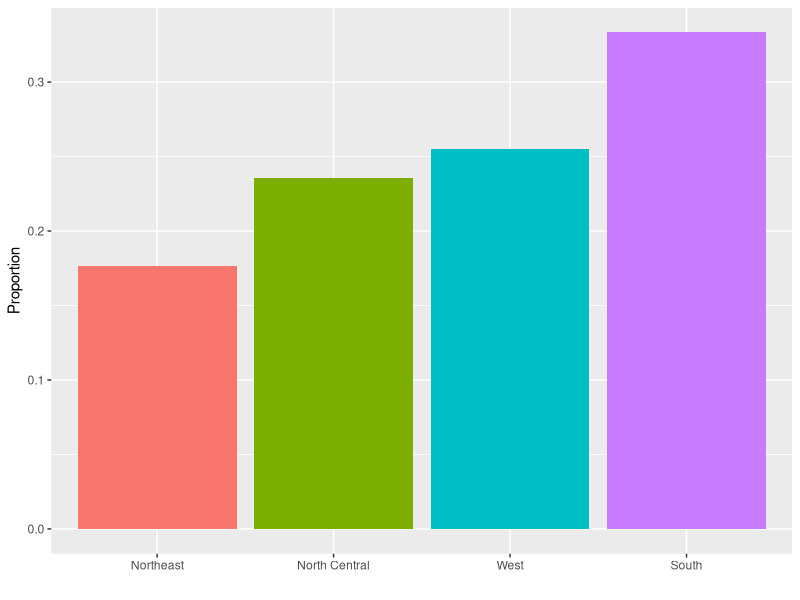
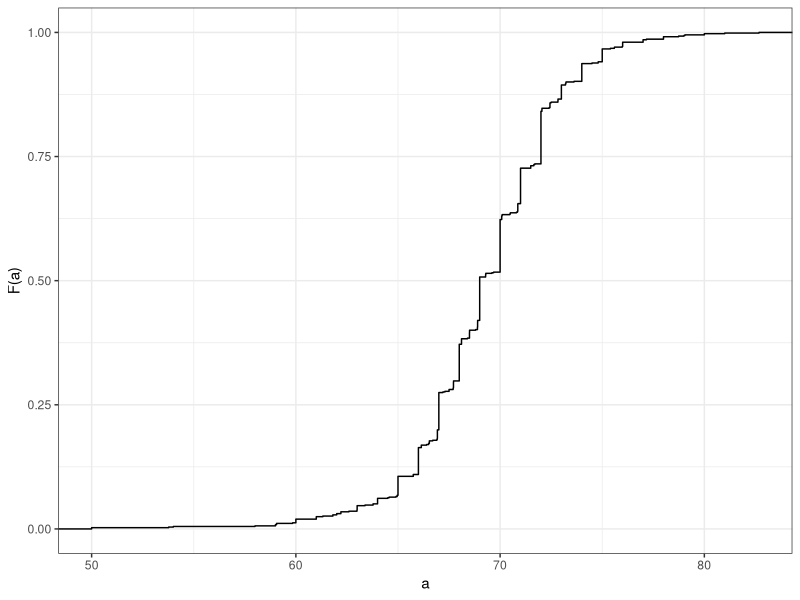
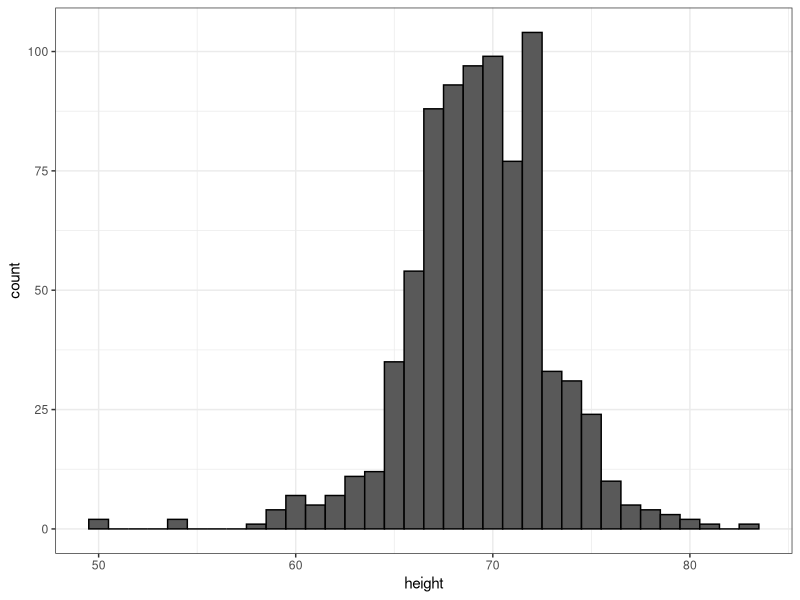
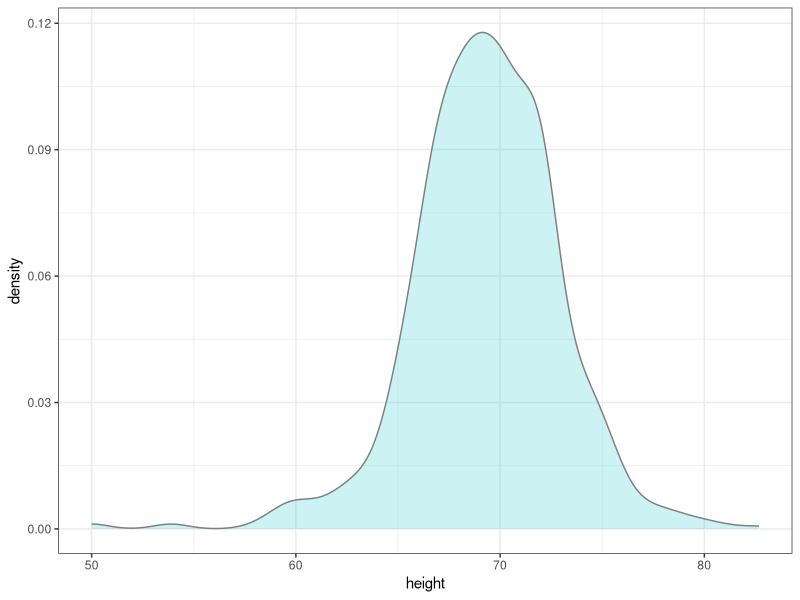
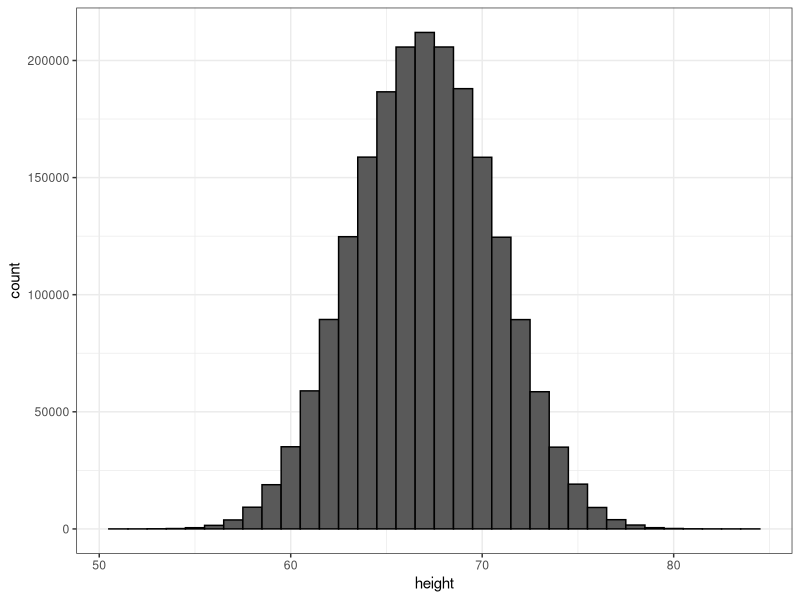
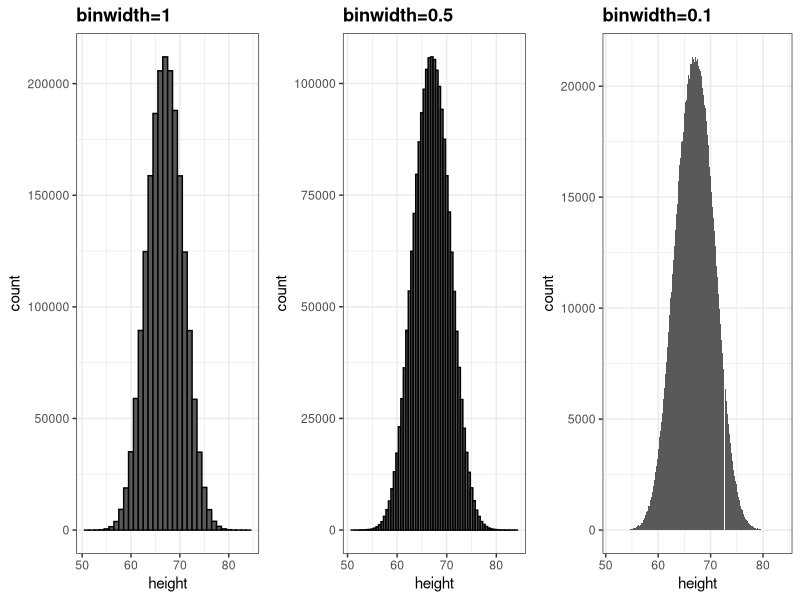
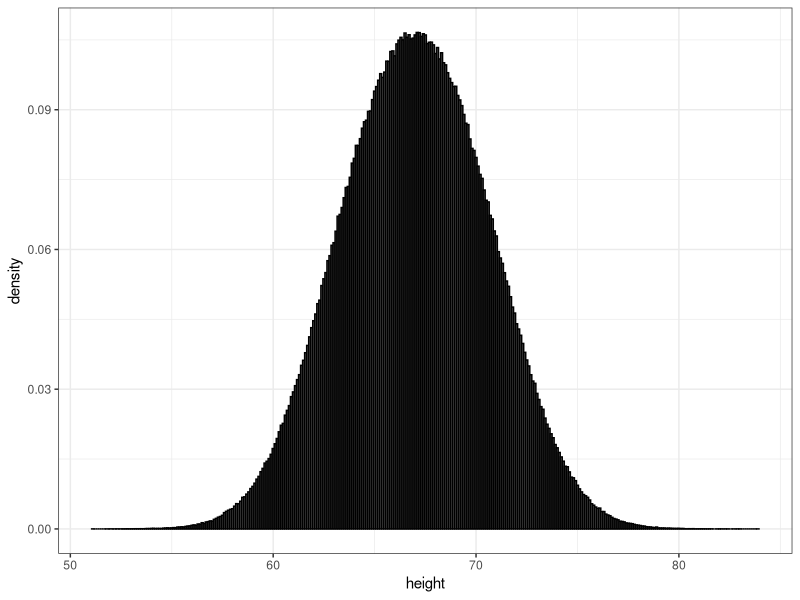
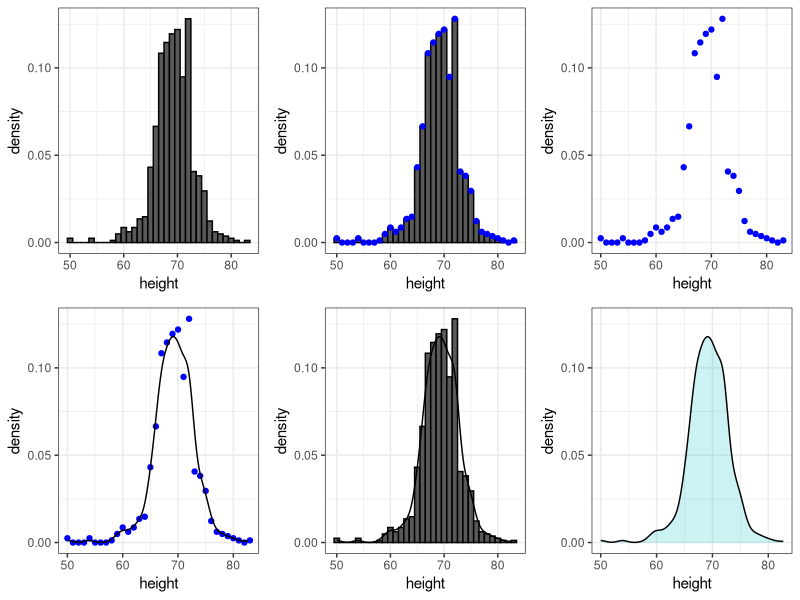

Write the R code that produced these figures, in order.
## ---- chunk 1
library(tidyverse)
library(dslabs)
data(heights)
## ---- chunk 2
prop.table(table(heights$sex))
## ---- chunk 3
murders %>% group_by(region) %>%
  summarize(n = n()) %>%
  mutate(Proportion = n/sum(n),
         region = reorder(region, Proportion)) %>%
  ggplot(aes(x=region, y=Proportion, fill=region)) +
  geom_bar(stat = "identity", show.legend = FALSE) +
  xlab("")
## ---- chunk 4
ds_theme_set()
heights %>% filter(sex=="Male") %>% ggplot(aes(x = height)) +
  stat_ecdf(geom = 'step') +
  labs(y = "F(a)", x = "a")
## ---- chunk 5
heights %>%
  filter(sex=="Male") %>%
  ggplot(aes(x = height)) +
  geom_histogram(binwidth = 1, color = "black")
## ---- chunk 6
heights %>%
  filter(sex=="Male") %>%
  ggplot(aes(height)) +
  geom_density(alpha = .2, fill= "#00BFC4", color = 'gray50')  
## ---- chunk 7
set.seed(1988)
x <- data.frame(height = c(rnorm(1000000,69,3), rnorm(1000000,65,3)))
x %>% ggplot(aes(height)) + geom_histogram(binwidth = 1, color = "black")
## ---- chunk 8
p1 <- x %>% ggplot(aes(height)) + geom_histogram(binwidth = 1, color = "black") + ggtitle("binwidth=1")
p2 <- x %>% ggplot(aes(height)) + geom_histogram(binwidth = 0.5, color="black") + ggtitle("binwidth=0.5")
p3 <- x %>% ggplot(aes(height)) + geom_histogram(binwidth = 0.1) + ggtitle("binwidth=0.1")
library(gridExtra)
grid.arrange(p1, p2, p3, nrow = 1)
## ---- chunk 9
x %>% ggplot(aes(x = height)) +
  geom_histogram(aes(y=..density..), binwidth = 0.1, color = "black") 
## ---- chunk 10
hist1 <- heights %>%
  filter(sex=="Male") %>%
  ggplot(aes(height)) +
  geom_histogram(aes(y=..density..), binwidth = 1, color="black")
hist2 <- hist1 +
  geom_line(stat='density')
hist3 <- hist1 +
  geom_point(data = ggplot_build(hist2)$data[[1]], aes(x,y), col = "blue")
hist4 <- ggplot() + geom_point(data = ggplot_build(hist2)$data[[1]], aes(x,y), col = "blue") +
  xlab("height") + ylab("density")
hist5 <- hist4 + geom_line(data = ggplot_build(hist2)$data[[2]], aes(x,y))
hist6 <- heights %>%
  filter(sex=="Male") %>%
  ggplot(aes(height)) +
  geom_density(alpha = 0.2, fill="#00BFC4", col = 0) +
  geom_line(stat='density') +
  scale_y_continuous(limits = layer_scales(hist2)$y$range$range)

grid.arrange(hist1, hist3, hist4, hist5, hist2, hist6, nrow=2)
## ---- chunk 11
d <- with(heights, density(height[sex=="Male"]))
tmp <- data.frame(height=d$x, density=d$y)
tmp %>% ggplot(aes(height,density)) + geom_line() +
  geom_area(data = filter(tmp, between(height, 65, 68)), aes(x=height,y=density), alpha=0.2, fill="#00BFC4")
## ---- chunk 12
heights %>%
  filter(sex=="Male") %>%
  ggplot(aes(x = height)) +
  geom_density(alpha=.2, fill= "#00BFC4", color = 'black') 
## ---- chunk 13
heights %>%
  ggplot(aes(height, fill=sex)) +
  geom_density(alpha = 0.2, color = 'black')
## ---- chunk 14
mu <- 0; s <- 1
norm_dist <- data.frame(x=seq(-4,4,len=50)*s+mu) %>% mutate(density=dnorm(x,mu,s))
norm_dist %>% ggplot(aes(x,density)) + geom_line()
## ---- chunk 15
m <- sum(x) / length(x)
## ---- chunk 16
s <- sqrt(sum((x-mu)^2) / length(x))
## ---- chunk 17
index <- heights$sex == "Male"
x <- heights$height[index]
## ---- chunk 18
m <- mean(x)
s <- sd(x)
c(average = m, sd = s)
## ---- chunk 19
norm_dist <- data.frame(x = seq(-4, 4, len=50)*s + m) %>%
  mutate(density = dnorm(x, m, s))

heights %>% filter(sex == "Male") %>% ggplot(aes(height)) +
  geom_density(fill="#0099FF") +
  geom_line(aes(x, density),  data = norm_dist, lwd=1.5)
## ---- chunk 20
z <- scale(x)
## ---- chunk 21
mean(abs(z) < 2)
## ---- chunk 22
pnorm(-1.96)
## ---- chunk 23
qnorm(0.975)
## ---- chunk 24
qnorm(0.975, mean = 5, sd = 2)
## ---- chunk 25
mean(x <= 69.5)
## ---- chunk 26
p <- seq(0.005, 0.995, 0.01)
## ---- chunk 27
sample_quantiles <- quantile(x, p)
## ---- chunk 28
theoretical_quantiles <- qnorm(p, mean = mean(x), sd = sd(x))

df = data.frame(sample_quantiles, theoretical_quantiles)
## ---- chunk 29
ggplot(data = df, aes(x = theoretical_quantiles, y = sample_quantiles)) + 
  geom_point() + 
  geom_abline() # a 45-degree line 
## ---- chunk 30
sample_quantiles <- quantile(z, p)
theoretical_quantiles <- qnorm(p)
df2 =  data.frame(sample_quantiles, theoretical_quantiles)

ggplot(data = df2, aes(x = theoretical_quantiles, y = sample_quantiles)) + 
  geom_point() + 
  geom_abline()
## ---- chunk 31
heights %>% filter(sex == "Male") %>%
  ggplot(aes(sample = scale(height))) +
  geom_qq() +
  geom_abline()
## ---- chunk 32
murders %>% ggplot(aes(region)) + geom_bar()
## ---- chunk 33
data(murders)
tab <- murders %>%
  count(region) %>%
  mutate(proportion = n/sum(n))
tab
## ---- chunk 34
tab %>% ggplot(aes(x = region, y = proportion)) + geom_bar(stat = "identity")
## ---- chunk 35
heights %>%
  filter(sex == "Female") %>%
  ggplot(aes(height)) +
  geom_histogram(binwidth = 1, fill = "blue", col = "black") +
  labs(x = "Male heights in inches", title = "Histogram")
## ---- chunk 36
heights %>%
  filter(sex == "Female") %>%
  ggplot(aes(x = height)) +
  geom_density(fill="blue")
## ---- chunk 37
heights %>% ggplot(aes(x = sex, y = height)) +
  geom_boxplot()
## ---- chunk 38

heights = heights %>%
  dplyr::mutate(year = sample(x = c(2010, 2020), size = n(), replace = TRUE, prob = c(.5, .5)))

head(heights)
## ---- chunk 39
heights %>% ggplot(aes(x = sex, y = height, fill = as.factor(year))) +
  geom_boxplot() +
  labs(fill = 'Year')
## ---- chunk 40
heights %>% ggplot(aes(x = year, y = height, fill = sex)) + 
  geom_boxplot() +
  labs(fill = 'Sex')
## ---- chunk 41
heights %>% ggplot(aes(x = as.factor(year), y = height, fill = sex)) + 
  geom_boxplot() +
  labs(fill = 'Sex')
## ---- chunk 42
library(dplyr)
library(ggplot2)
library(dslabs)
data(heights)
data(murders)
